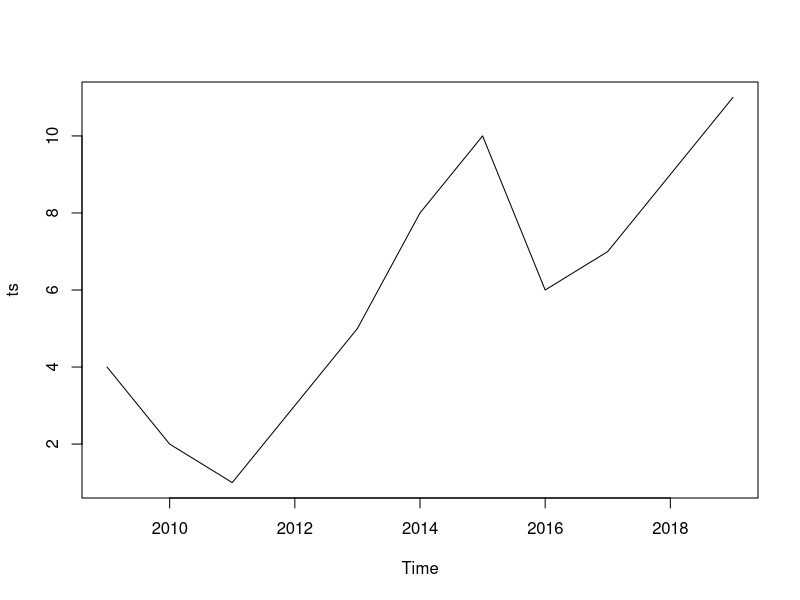
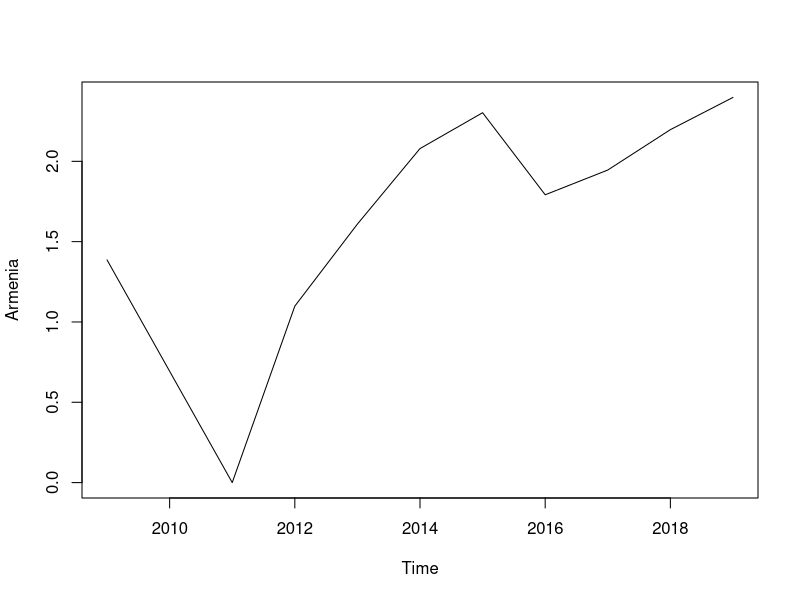
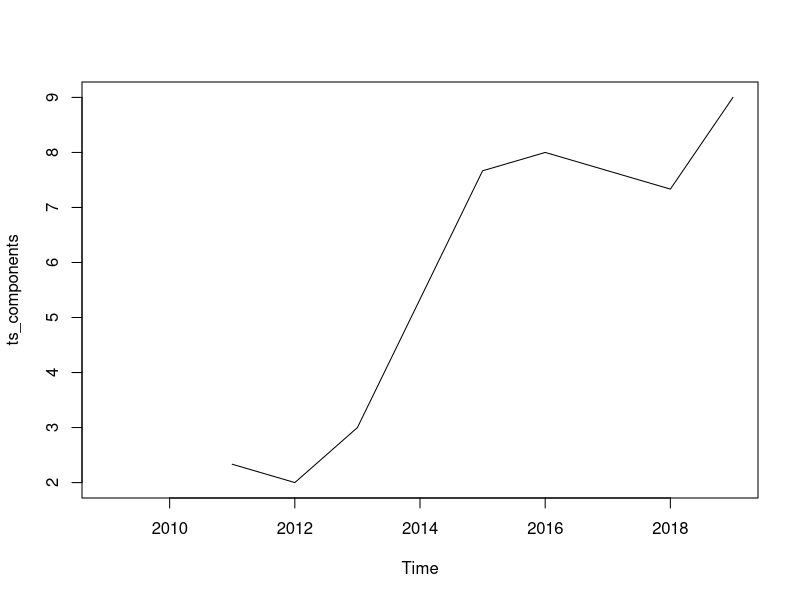
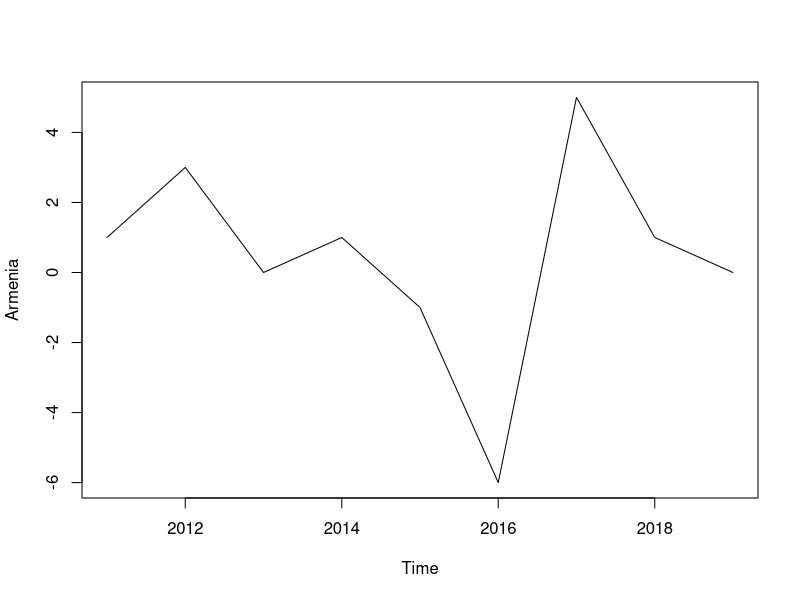
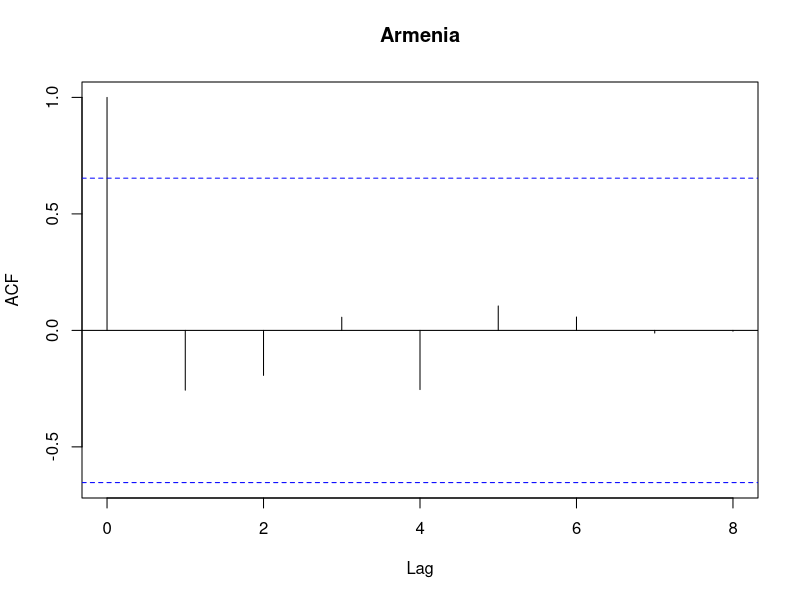
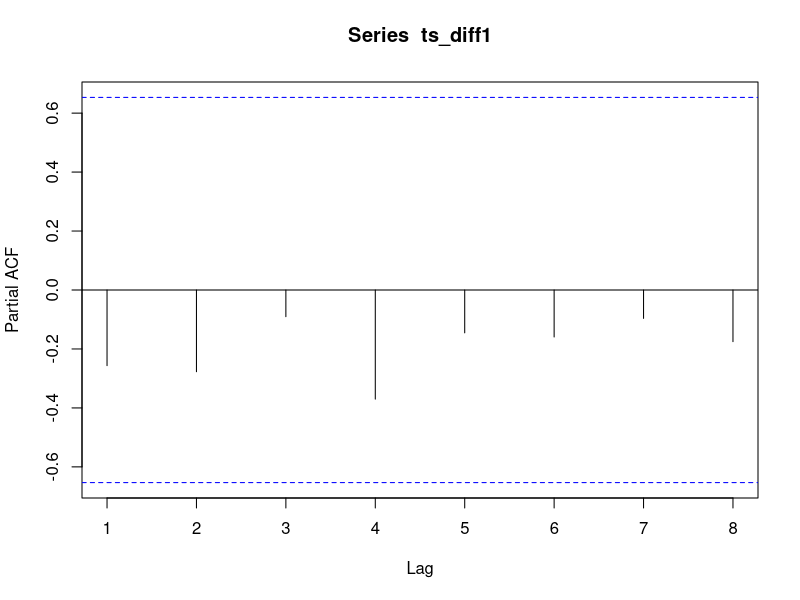
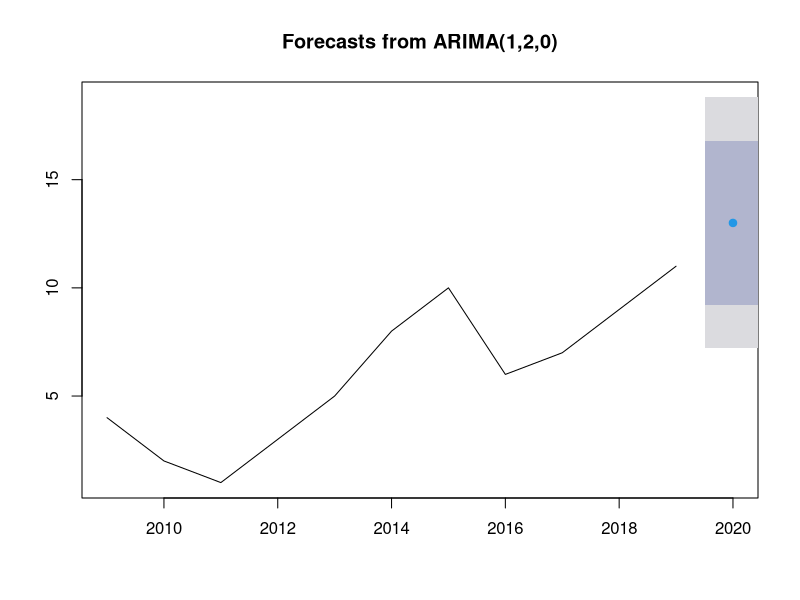
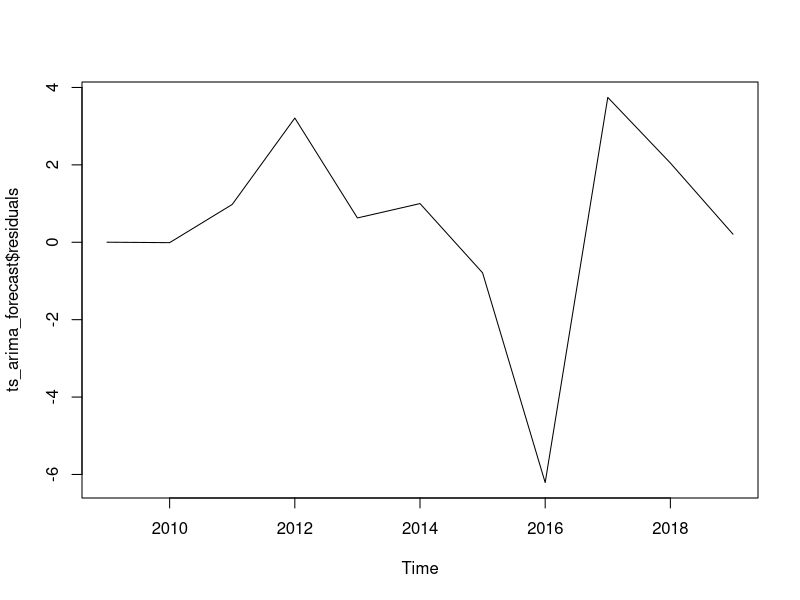

Write the R code that produced these figures, in order.
## ---- chunk 1
library(readxl)
library(forecast)
## ---- chunk 2

plotForecastErrors <- function(forecasterrors)
{
  # make a histogram of the forecast errors:
  mybinsize <- IQR(forecasterrors,na.rm = T)/4
  mysd   <- sd(forecasterrors, na.rm = T)
  mymin  <- min(forecasterrors,na.rm = T) - mysd*5
  mymax  <- max(forecasterrors, na.rm = T) + mysd*3
  # generate normally distributed data with mean 0 and standard deviation mysd
  mynorm <- rnorm(10000, mean=0, sd=mysd)
  mymin2 <- min(mynorm)
  mymax2 <- max(mynorm)
  if (mymin2 < mymin) { mymin <- mymin2 }
  if (mymax2 > mymax) { mymax <- mymax2 }
  # make a red histogram of the forecast errors, with the normally distributed data overlaid:
  mybins <- seq(mymin, mymax, mybinsize)
  hist(forecasterrors, col="red", freq=FALSE, breaks=mybins)
  # freq=FALSE ensures the area under the histogram = 1
  # generate normally distributed data with mean 0 and standard deviation mysd
  myhist <- hist(mynorm, plot=FALSE)
  # plot the normal curve as a blue line on top of the histogram of forecast errors:
  points(myhist$mids, myhist$density, type="l", col="blue", lwd=2)
}

growth <- function(present, past) {
  (present - past) / past
}

## ---- chunk 3
library(tidyverse)
df <- read_xlsx("tsf.xlsx")

df = df[,6]
df <- df %>% map_df(rev)
# df <- as.numeric(df)
ts = ts(df,start=c(2009), frequency = c(1))
## ---- chunk 4
ts.plot(ts)

## ---- chunk 5
log_ts <- log(ts)
plot.ts(log_ts)

## ---- chunk 6

library("TTR")
ts_components <- SMA(ts,n=3)
plot(ts_components)
## ---- chunk 7
ts_diff1 <-  diff(ts, differences = 2)

plot.ts(ts_diff1)
## ---- chunk 8

acf(ts_diff1, lag.max=20)             # plot a correlogram
## ---- chunk 9
acf(ts_diff1, lag.max=20, plot=FALSE) # get the autocorrelation values
## ---- chunk 10
pacf(ts_diff1, lag.max=20)             # plot a partial correlogram
pacf(ts_diff1, lag.max=20, plot=FALSE) # get the partial autocorrelation values
## ---- chunk 11
ts_arima = Arima(ts, order=c(1,2,0))
ts_arima
## ---- chunk 12
ts_arima_forecast = forecast(ts_arima,h = 1)
ts_arima_forecast

forecast:::plot.forecast(ts_arima_forecast)
## ---- chunk 13

this_year_predict_ARIMA <- as.numeric(as.data.frame(ts_arima_forecast))[1]

growth_ARIMA <- growth(this_year_predict_ARIMA, ts[11])
growth_ARIMA 

## ---- chunk 14
plot.ts(ts_arima_forecast$residuals)            # make time plot of forecast errors
plotForecastErrors(ts_arima_forecast$residuals)
